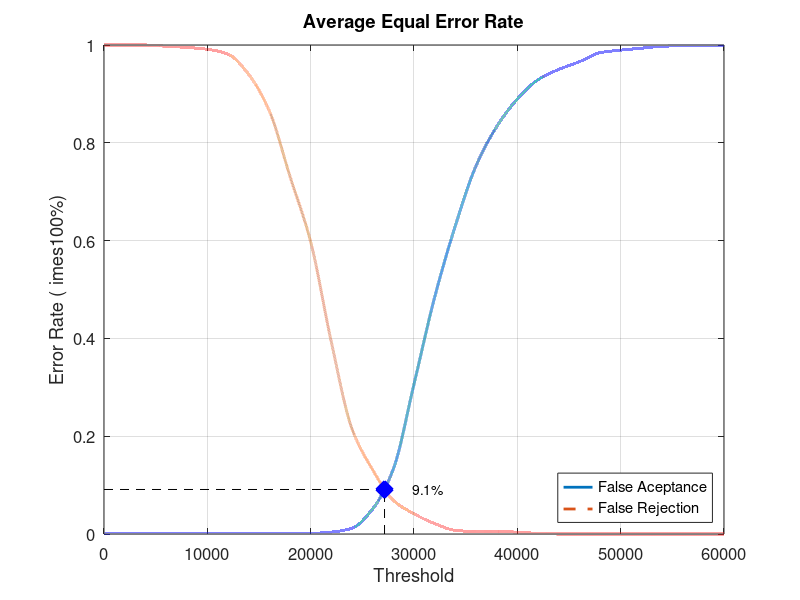
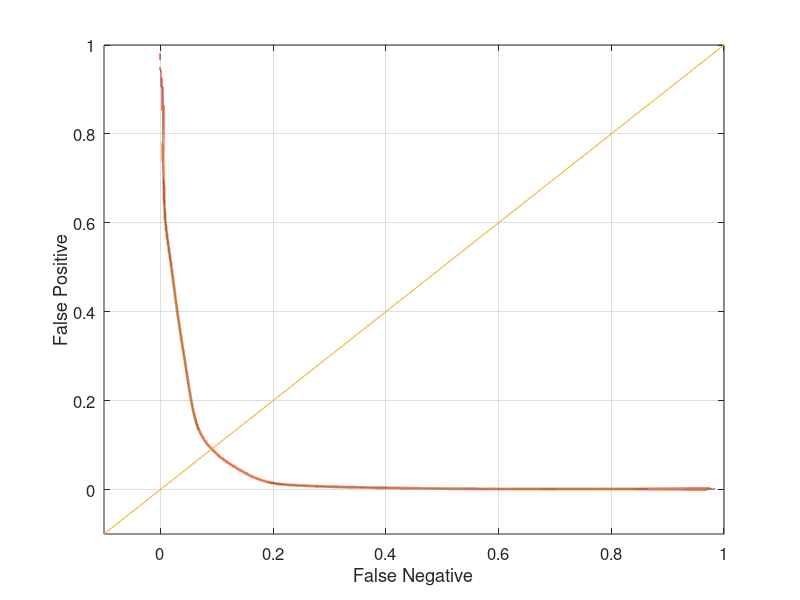

MATLAB code for these plots, in order:
close all;
clear;
clc;
x = 0:2000:60000;
xq = 0:0.5:60000;

y0 = [0 0.00131579 0.00131579 0.00131579 0.00131579 0.00131579 0.00131579 0.00131579 0.00131579 0.00131579 0.00131579 0.00394737 0.0118421 0.0513158 0.132895 0.306579 0.484211 0.630263 0.752632 0.832895 0.889474 0.928947 0.95 0.965789 0.98421 0.989474 0.993421 0.997368 0.998684 0.998684 1]
yy0 = interp1(x, y0, xq, 'pchip');
y1 = [1 1 1 0.9975 0.995 0.99125 0.98125 0.94 0.865 0.73125 0.5975 0.3925 0.215 0.13125 0.06875 0.04125 0.02125 0.0075 0.005 0.005 0.00375 0.00125 0 0 0 0 0 0 0 0 0]
yy1 = interp1(x, y1, xq, 'pchip');

% Calculating EER: 
y2 = abs(y0 - y1);
find(y2 == min(y2))
yy2 = abs(yy0 - yy1);
xEER = find(yy2 == min(yy2));
xEERIndex = xq(xEER) % X-axis EER
yEER = yy0(xEER) % Y-axis EER

main = figure
plot(xq, yy0,'-','LineWidth', 2);	hold on
plot(xq, yy1,'--','LineWidth', 2);	hold on
plot([xEERIndex xEERIndex], [0 yEER], 'k--');	hold on
plot([0 xEERIndex], [yEER yEER], 'k--');	hold on
plot(xEERIndex, yEER, 'bx', 'LineWidth', 10);	hold on
text(xEERIndex + 10 * xEERIndex / 100, yEER, [num2str(round((10000 * yEER)) / 100) '%'])
legend('False Aceptance', 'False Rejection', 'Location', 'SouthEast')
xlabel('Threshold')
ylabel('Error Rate (	imes100%)')
title('Average Equal Error Rate')
set(gca, 'FontSize', 12)
axis([0 60000 0 1])
grid on

print(main, 'Experiment4AverageMain', '-dpng');
FNRxFPR = figure('Color', [1 1 1]);
plot(yy1, yy0, '-', yy1, yy0, 'LineWidth', 2);
hold on
y = -0.1:0.1:1
plot(y, y); 
set(gca, 'FontSize', 12)
xlabel('False Negative')
ylabel('False Positive')
axis([-0.1 1 -0.1 1])
set(gca, 'FontSize', 12)
grid on

print(FNRxFPR, 'Experiment4AverageFNRxFPR','-dpng');
